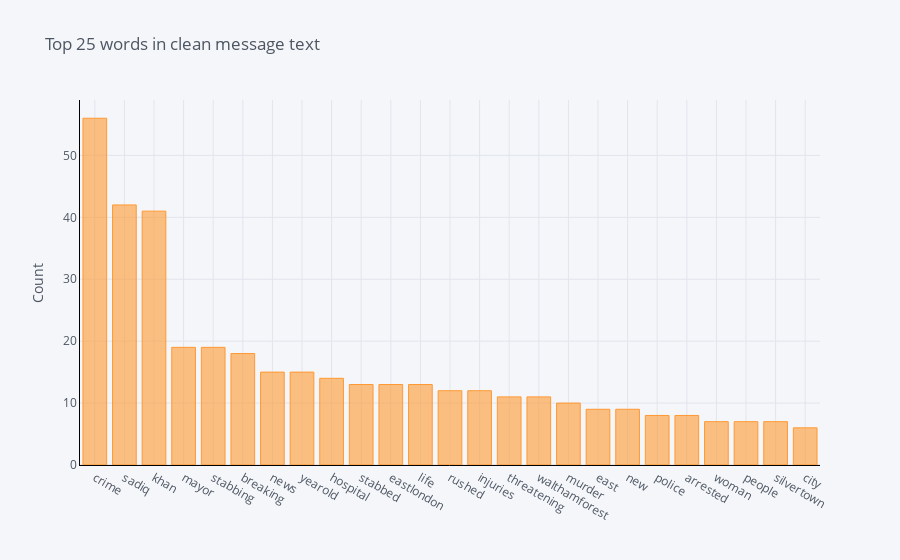
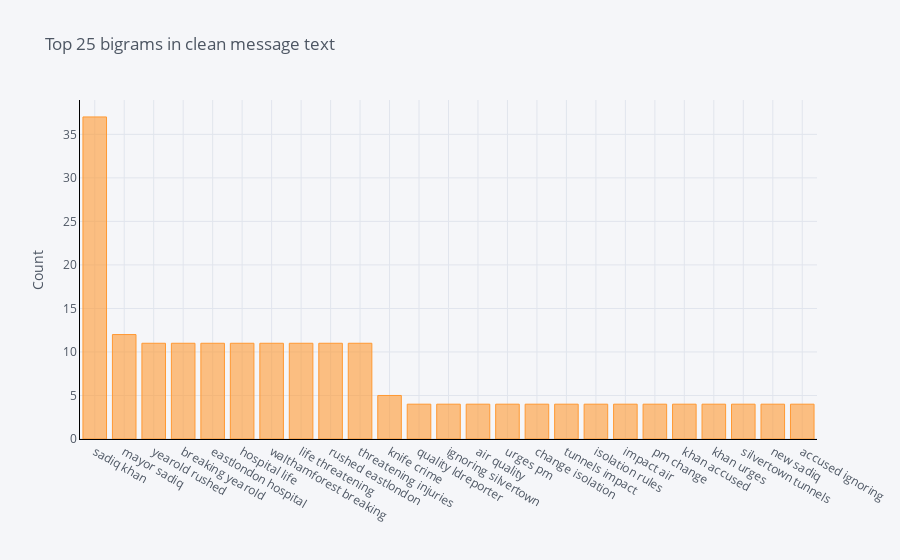
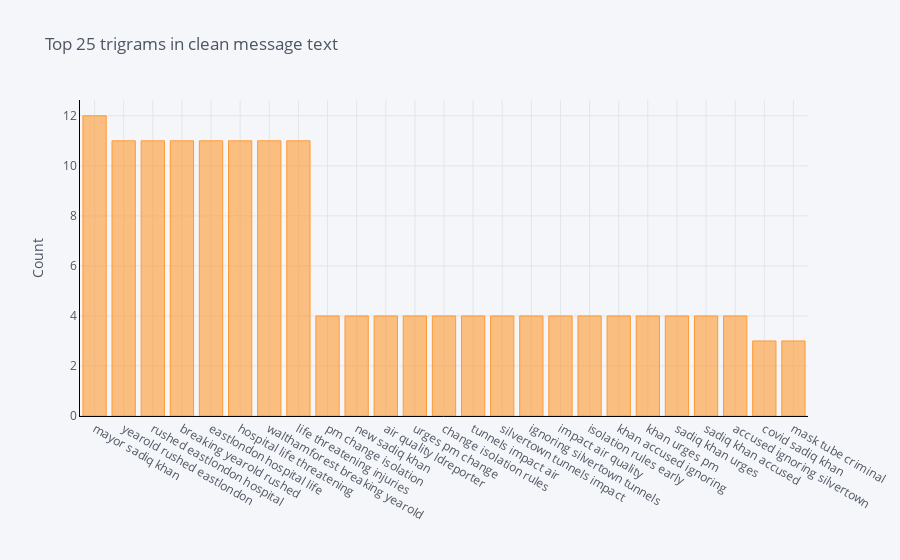

Here is the notebook cell these charts were saved with, in order:
### Code cell
tw_nlp.plot_ngrams(pruned_tweets[pruned_tweets.target==0], 'Clean_MessageText')

### Figure 1 — Plotly figure (JSON) as saved in the notebook; plotly's stock layout.template omitted (floating-point values rounded to 4 significant figures)
{"data": [{"marker": {"color": "rgba(255, 153, 51, 0.6)", "line": {"color": "rgba(255, 153, 51, 1.0)", "width": 1}}, "name": "count", "orientation": "v", "text": "", "type": "bar", "x": ["crime", "sadiq", "khan", "mayor", "stabbing", "breaking", "news", "yearold", "hospital", "stabbed", "eastlondon", "life", "rushed", "injuries", "threatening", "walthamforest", "murder", "east", "new", "police", "arrested", "woman", "people", "silvertown", "city"], "y": [56, 42, 41, 19, 19, 18, 15, 15, 14, 13, 13, 13, 12, 12, 11, 11, 10, 9, 9, 8, 8, 7, 7, 7, 6]}], "layout": {"legend": {"bgcolor": "#F5F6F9", "font": {"color": "#4D5663"}}, "paper_bgcolor": "#F5F6F9", "plot_bgcolor": "#F5F6F9", "title": {"font": {"color": "#4D5663"}, "text": "Top 25 words in clean message text"}, "xaxis": {"gridcolor": "#E1E5ED", "linecolor": "black", "showgrid": true, "tickfont": {"color": "#4D5663"}, "title": {"font": {"color": "#4D5663"}, "text": ""}, "zerolinecolor": "#E1E5ED"}, "yaxis": {"gridcolor": "#E1E5ED", "linecolor": "black", "showgrid": true, "tickfont": {"color": "#4D5663"}, "title": {"font": {"color": "#4D5663"}, "text": "Count"}, "zerolinecolor": "#E1E5ED"}}}

### Figure 2 — Plotly figure (JSON) as saved in the notebook; plotly's stock layout.template omitted (floating-point values rounded to 4 significant figures)
{"data": [{"marker": {"color": "rgba(255, 153, 51, 0.6)", "line": {"color": "rgba(255, 153, 51, 1.0)", "width": 1}}, "name": "count", "orientation": "v", "text": "", "type": "bar", "x": ["sadiq khan", "mayor sadiq", "yearold rushed", "breaking yearold", "eastlondon hospital", "hospital life", "walthamforest breaking", "life threatening", "rushed eastlondon", "threatening injuries", "knife crime", "quality ldreporter", "ignoring silvertown", "air quality", "urges pm", "change isolation", "tunnels impact", "isolation rules", "impact air", "pm change", "khan accused", "khan urges", "silvertown tunnels", "new sadiq", "accused ignoring"], "y": [37, 12, 11, 11, 11, 11, 11, 11, 11, 11, 5, 4, 4, 4, 4, 4, 4, 4, 4, 4, 4, 4, 4, 4, 4]}], "layout": {"legend": {"bgcolor": "#F5F6F9", "font": {"color": "#4D5663"}}, "paper_bgcolor": "#F5F6F9", "plot_bgcolor": "#F5F6F9", "title": {"font": {"color": "#4D5663"}, "text": "Top 25 bigrams in clean message text"}, "xaxis": {"gridcolor": "#E1E5ED", "linecolor": "black", "showgrid": true, "tickfont": {"color": "#4D5663"}, "title": {"font": {"color": "#4D5663"}, "text": ""}, "zerolinecolor": "#E1E5ED"}, "yaxis": {"gridcolor": "#E1E5ED", "linecolor": "black", "showgrid": true, "tickfont": {"color": "#4D5663"}, "title": {"font": {"color": "#4D5663"}, "text": "Count"}, "zerolinecolor": "#E1E5ED"}}}

### Figure 3 — Plotly figure (JSON) as saved in the notebook; plotly's stock layout.template omitted (floating-point values rounded to 4 significant figures)
{"data": [{"marker": {"color": "rgba(255, 153, 51, 0.6)", "line": {"color": "rgba(255, 153, 51, 1.0)", "width": 1}}, "name": "count", "orientation": "v", "text": "", "type": "bar", "x": ["mayor sadiq khan", "yearold rushed eastlondon", "rushed eastlondon hospital", "breaking yearold rushed", "eastlondon hospital life", "hospital life threatening", "walthamforest breaking yearold", "life threatening injuries", "pm change isolation", "new sadiq khan", "air quality ldreporter", "urges pm change", "change isolation rules", "tunnels impact air", "silvertown tunnels impact", "ignoring silvertown tunnels", "impact air quality", "isolation rules early", "khan accused ignoring", "khan urges pm", "sadiq khan urges", "sadiq khan accused", "accused ignoring silvertown", "covid sadiq khan", "mask tube criminal"], "y": [12, 11, 11, 11, 11, 11, 11, 11, 4, 4, 4, 4, 4, 4, 4, 4, 4, 4, 4, 4, 4, 4, 4, 3, 3]}], "layout": {"legend": {"bgcolor": "#F5F6F9", "font": {"color": "#4D5663"}}, "paper_bgcolor": "#F5F6F9", "plot_bgcolor": "#F5F6F9", "title": {"font": {"color": "#4D5663"}, "text": "Top 25 trigrams in clean message text"}, "xaxis": {"gridcolor": "#E1E5ED", "linecolor": "black", "showgrid": true, "tickfont": {"color": "#4D5663"}, "title": {"font": {"color": "#4D5663"}, "text": ""}, "zerolinecolor": "#E1E5ED"}, "yaxis": {"gridcolor": "#E1E5ED", "linecolor": "black", "showgrid": true, "tickfont": {"color": "#4D5663"}, "title": {"font": {"color": "#4D5663"}, "text": "Count"}, "zerolinecolor": "#E1E5ED"}}}
